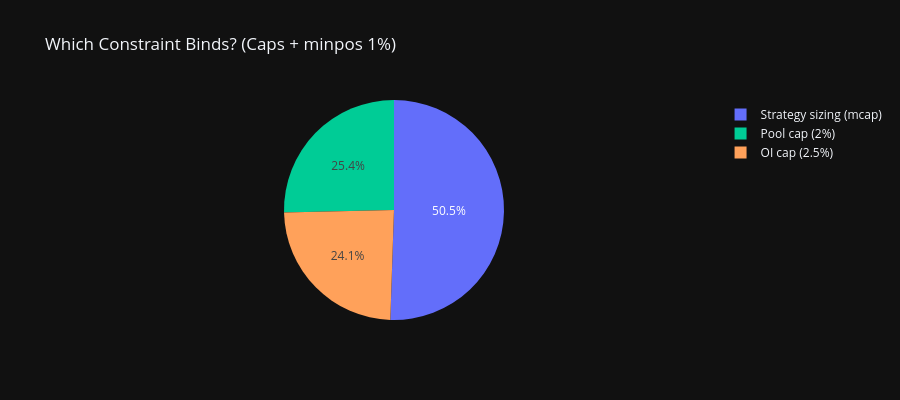

Notebook cell for this chart:
### Code cell
# Which constraint binds? (for chosen config: Caps + minpos 1%)
chosen_trades = all_trades['Caps + minpos 1%']

futures_dir = PROJECT_ROOT / 'user_data/data/gmx_complete_w_binance/futures_metrics'

oi_data = {}
liq_data = {}
for f in futures_dir.glob('*_USDC_USDC-1d-open_interest.feather'):
    token = f.name.split('_USDC_USDC-1d-')[0]
    pair = f'{token}/USDC:USDC'
    df = pd.read_feather(f)
    df['date'] = pd.to_datetime(df['date']).dt.tz_localize(None).dt.normalize()
    oi_data[pair] = df.set_index('date')['close']

for f in futures_dir.glob('*_USDC_USDC-1d-pool_liquidity.feather'):
    token = f.name.split('_USDC_USDC-1d-')[0]
    pair = f'{token}/USDC:USDC'
    df = pd.read_feather(f)
    df['date'] = pd.to_datetime(df['date']).dt.tz_localize(None).dt.normalize()
    liq_data[pair] = df.set_index('date')['close']

pool_share, oi_share = 0.02, 0.025

binding = []
for _, trade in chosen_trades.iterrows():
    pair = trade['pair']
    open_date = pd.Timestamp(trade['open_date']).normalize().tz_localize(None)
    stake = trade['stake_amount']
    lev = trade.get('leverage', 1)

    oi_cap = float('inf')
    liq_cap = float('inf')

    if pair in oi_data:
        valid_oi = oi_data[pair][oi_data[pair].index <= open_date]
        if not valid_oi.empty:
            oi_cap = valid_oi.iloc[-1] * oi_share / (lev if lev > 0 else 1)

    if pair in liq_data:
        valid_liq = liq_data[pair][liq_data[pair].index <= open_date]
        if not valid_liq.empty:
            liq_cap = valid_liq.iloc[-1] * pool_share

    if oi_cap <= liq_cap and oi_cap < stake * 2:
        binding.append('OI cap (2.5%)')
    elif liq_cap < oi_cap and liq_cap < stake * 2:
        binding.append('Pool cap (2%)')
    else:
        binding.append('Strategy sizing (mcap)')

bind_counts = pd.Series(binding).value_counts()
print('Binding constraint distribution:')
for k, v in bind_counts.items():
    print(f'  {k}: {v} trades ({v/len(binding)*100:.1f}%)')

fig = go.Figure(data=[go.Pie(labels=bind_counts.index, values=bind_counts.values,
                             marker_colors=['#636EFA', '#00CC96', '#FFA15A'])])
fig.update_layout(title='Which Constraint Binds? (Caps + minpos 1%)',
                  template=TEMPLATE, height=400)
fig.show()

### Figure 1 — Plotly figure (JSON) as saved in the notebook; plotly's stock layout.template omitted (floating-point values rounded to 4 significant figures)
{"data": [{"labels": ["Strategy sizing (mcap)", "Pool cap (2%)", "OI cap (2.5%)"], "marker": {"colors": ["#636EFA", "#00CC96", "#FFA15A"]}, "type": "pie", "values": [811, 407, 387]}], "layout": {"height": 400, "title": {"text": "Which Constraint Binds? (Caps + minpos 1%)"}}}
